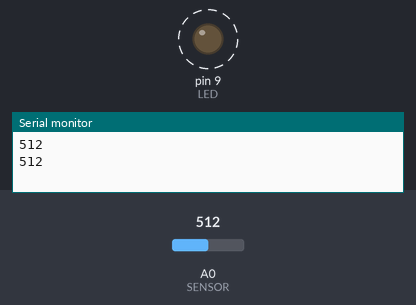
This sketch was run on a simulated Arduino Uno, built with avr-gcc and run on an emulated ATmega328P. On the bench: output pins drawn as LEDs (lit = HIGH), the last lines printed to the serial monitor. Dashed ring = blinking. Inputs (shaded band) come from the test bench; at power-on: A0 (SENSOR) = 512.

Above: at 1.8 s.
1.9 s: A0 (SENSOR) set to 306
At 2.2 s:
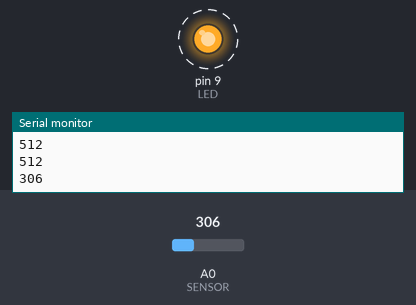
5.4 s: A0 (SENSOR) set to 122
At 5.56 s:
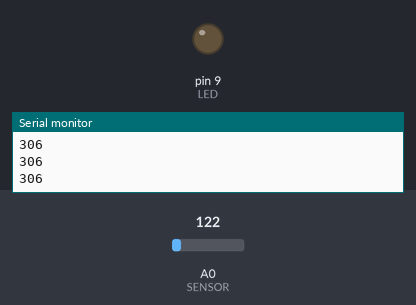
Timing chart, 0 to 14.9 s (numbered marks = the images above; inputs shaded):
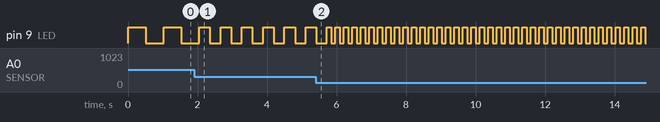

Measured:
- after the input at 1.9 s, pin 9 (LED): alternates HIGH for 0.31 s and LOW for 0.31 s, starting after 0.46 s
- by itself, pin 9 (LED): alternates HIGH for 0.51 s and LOW for 0.51 s

The sketch:

PhototransistorSample.ino
```cpp
//照度センサ
const int SENSOR = 0; // 光センサが接続されているピン(アナログ)
const int LED = 9;  // LED が接続されているピン

void setup()
{
  Serial.begin(9600);     // シリアル通信の速度を設定
  pinMode(LED, OUTPUT); // ピンを出力に設定
}

void loop()
{
  int v;
  v = analogRead(SENSOR);  // センサの出力値を読み取る
  Serial.println(v);       // シリアル通信で値を送信
  digitalWrite(LED, HIGH); // LED を点灯
  delay(v);                // v ミリ秒待機
  digitalWrite(LED, LOW);  // LED を消灯
  delay(v);                // v ミリ秒待機
}
```
